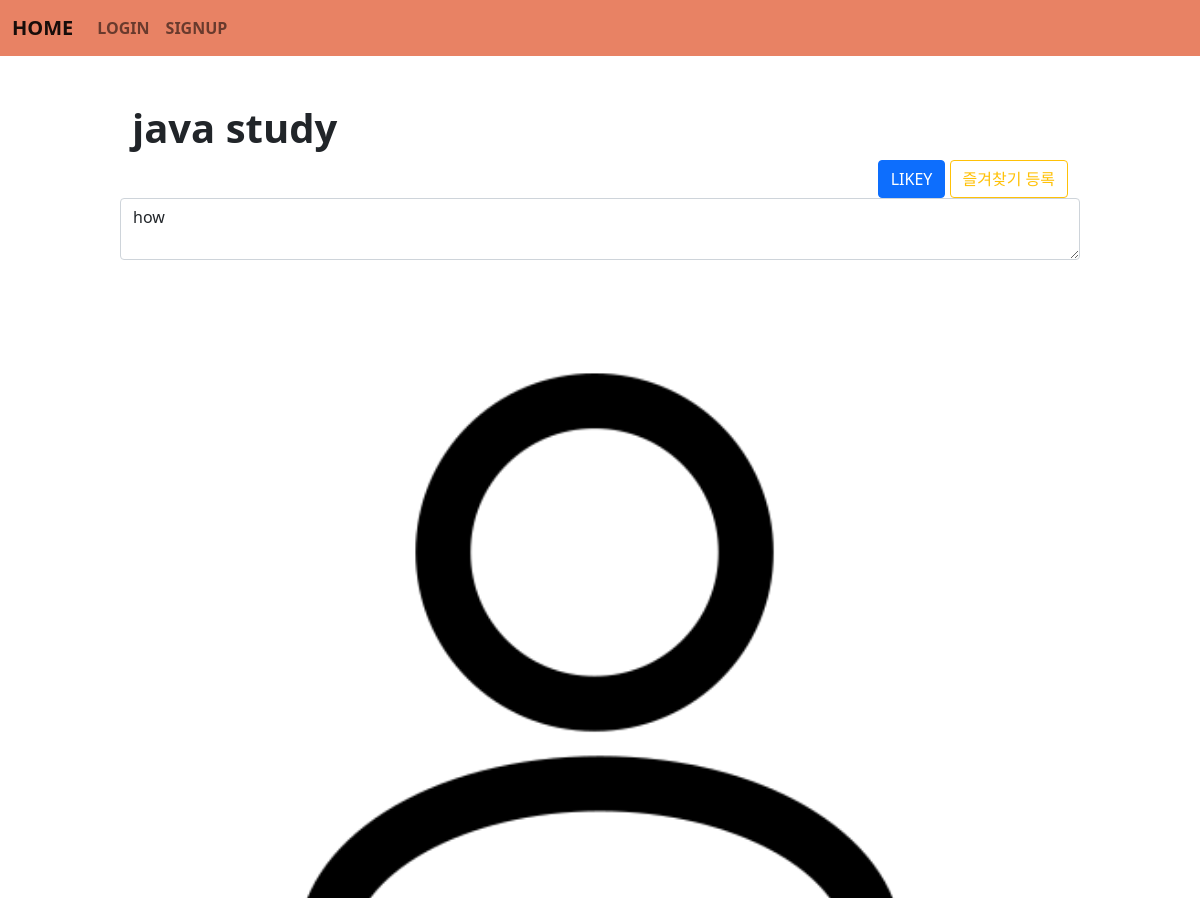
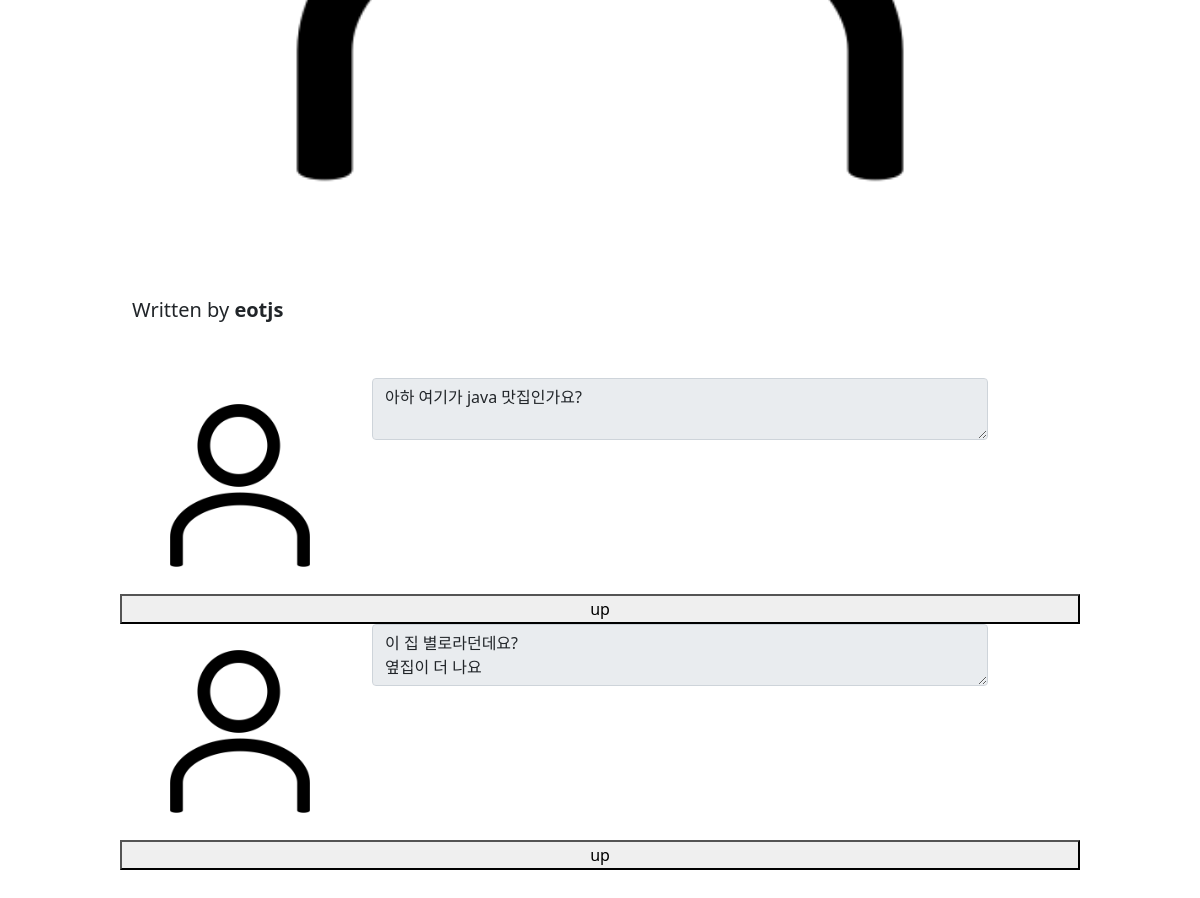
The page /board/detail/3 on the database its author committed (2 pictures, top to bottom).
### board/models.py (models this page shows, shortened)
class Board(models.Model):
    subject = models.CharField(max_length=100)
    writer = models.ForeignKey(User, on_delete=models.CASCADE, related_name="wri")
    content = models.TextField()
    likey = models.ManyToManyField(User, blank=True, related_name="likey")
    pubdate = models.DateTimeField()

class Reply(models.Model):
    b = models.ForeignKey(Board, on_delete=models.CASCADE)
    replyer = models.ForeignKey(User, on_delete=models.CASCADE)
    comment = models.TextField()
    pubdate = models.DateTimeField()

### acc/models.py (models this page shows)
class User(AbstractUser):
    age = models.IntegerField(default=0) # IntegerField는 숫자를 지정하는 Field이다.
    comment = models.TextField()
    pic = models.ImageField()
    def getpic(self):
        if self.pic:
            return self.pic.url
        else:
            return "/media/noimage.png"

### board/views.py (the view)
# urls.py: path('detail/<bpk>', views.detail, name="detail"),
def detail(request, bpk):
    b = Board.objects.get(id=bpk)
    r = b.reply_set.all()
    context={
        "bo" : b,
        "rlist" : r
    }
    return render(request, "board/detail.html", context)

### template/board/detail.html (shortened to what this page needs)
{% extends 'base.html' %}
{% block con %}
    <div class="container mt-5 mb-5" style="width:80% ;">
        <h1><b>{{ bo.subject }}</h1></b>
        <div class="text-end">
                {% if user in bo.likey.all %}
                    <a href="{% url 'board:unlikey' bo.id %}"><button class="btn btn-primary">UNLIKEY</button></a>
                {% else %}
                    <a href="{% url 'board:likey' bo.id %}"><button class="btn btn-primary">LIKEY</button></a>
                {% endif %}
                <button type="button" class="btn btn-outline-warning" data-bs-toggle="modal" data-bs-target="#exampleModal1">즐겨찾기 등록</button>
        </div>
        <div class="row">
                <textarea class="form-control">{{ bo.content }}</textarea>
                <img src="{{ bo.writer.getpic }}" width="100%">
                <h5 class="mte-2">Written by <b>{{ bo.writer.username }}</b></h5>
        </div>
        <div class="text-end mt-5">
        {% if rlist %}
                {% for i in rlist %}
                    <div class="row">
                        <div class="col-lg-3">
                            <img src="{{ i.replyer.getpic }}" width="100%">
                        </div>
                        <div class="col-lg-8">
                            <textarea class="form-control" disabled>{{ i.comment }}</textarea>
                        </div>
                        {% if user == i.replyer %}
                        <div class="col-lg-1">
                            <a href={% url 'board:dreply' i.id bo.id %}><button class="btn-btn-danger">x</button></a>
                        </div>
                        {% else %}
                        <button class="btn-btn-primary">up</button>
                        {% endif %}
                    </div>
                {% endfor %}
        {% else %}
                <h5> 첫 번째 댓글을 달아주세요</h5>
        <a href="{% url 'board:index' %}"><button class="btn btn-primary">Back</button></a>
        </div>
        {% endif %}
    </div>
{% endblock %}

### rows shown on the page
Board: subject "java study", content "how", writer.username "eotjs"
Reply: comment "아하 여기가 java 맛집인가요?", shows "up"
Reply: comment "이 집 별로라던데요? 옆집이 더 나요", shows "up"
